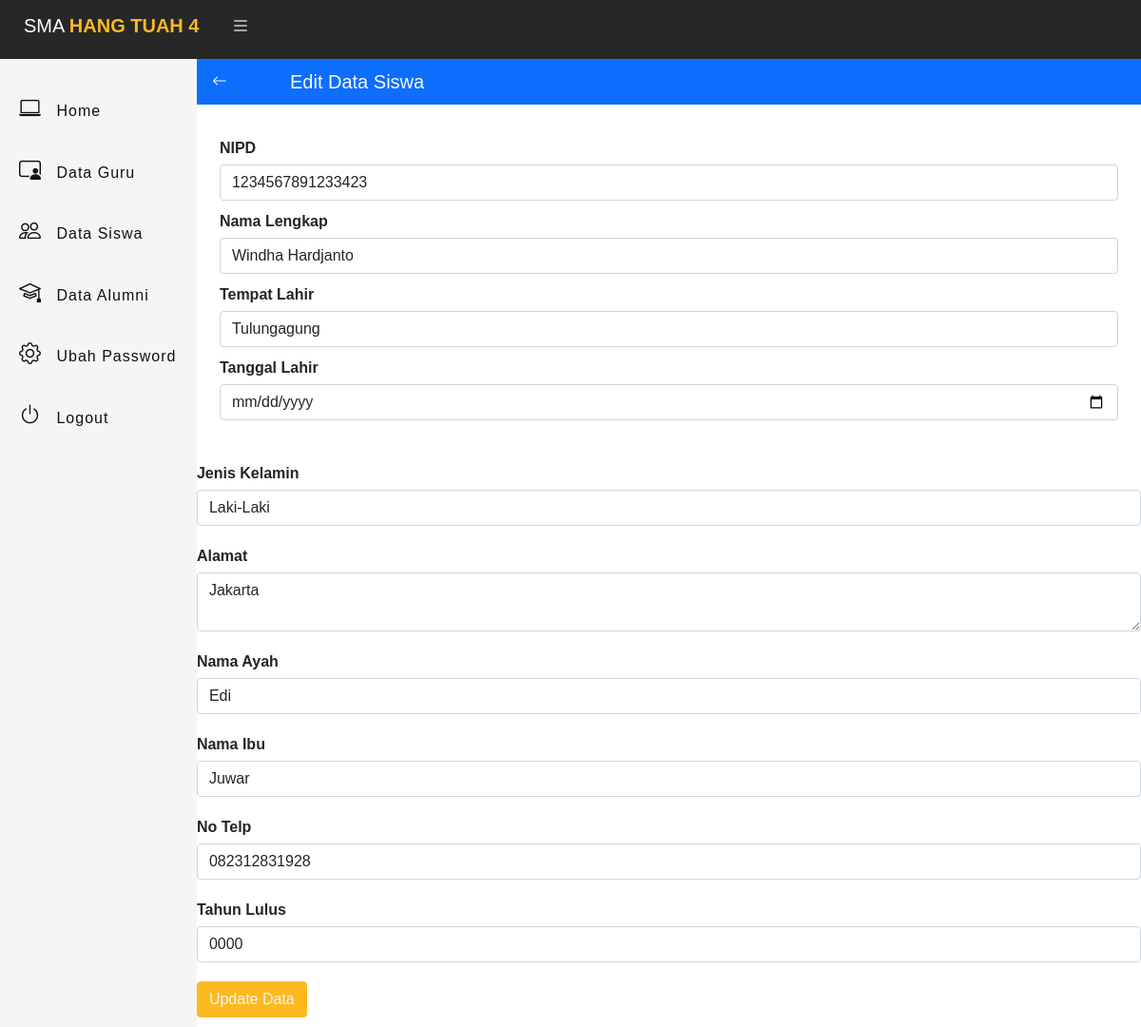
The page /admin.php?p=data-siswa-edit&id=85&aksi=edit (signed in) on the database its author committed.
### tables this page shows
CREATE TABLE `siswa` (
  `id_siswa` int(11) NOT NULL,
  `nipd` varchar(75) NOT NULL,
  `nama_lengkap` varchar(100) NOT NULL,
  `tempat_lahir` varchar(75) NOT NULL,
  `tgl_lahir` date NOT NULL,
  `jenis_kelamin` varchar(1) NOT NULL,
  `alamat` varchar(255) NOT NULL,
  `nama_ayah` varchar(100) NOT NULL,
  `nama_ibu` varchar(100) NOT NULL,
  `notelp` varchar(25) DEFAULT NULL,
  `tahun_lulus` year(4) DEFAULT NULL
);

### database.php (called while the page is built, shortened)
<?php
class database
{
	var $host = "localhost";
	var $uname = "root";
	var $pass = "";
	var $db = "tmp_sekolah";
	var $port = "3307";
	var $conn;
	function __construct()
	{
		$this->conn = mysqli_connect($this->host, $this->uname, $this->pass, $this->db, $this->port);
	}
	function getdata_edit($id)
	{
		$data = mysqli_query($this->conn, "select * from siswa where id_siswa='$id'");
		while ($d = mysqli_fetch_array($data)) {
			$hasil[] = $d;
		}
		return $hasil;
	}
}
?>

### siswa/edit.php (the view, shortened to what this page needs)
<?php
  include 'database.php';
    $db = new database();
    $db->getdata_edit($_GET['id']);
?>
<div class="container-fluid bg-primary text-light">
    <div class="row p-1 mt-2">
        <div class="col-1">
            <a href="?p=data-siswa" class="text-white">
                <i class="bi bi-arrow-left"></i>
            </a>
        </div>
        <div class="col-10">
            <h5>Edit Data Siswa</h5>
        </div>
    </div>
</div>
<div class="container p-4 editform">
    <form action="siswa/proses.php?aksi=update" method="post" enctype="multipart/form-data">
        <?php foreach($db->getdata_edit($_GET['id']) as $x): ?>
        <div class="form-group">
            <label>NIPD</label>
            <input type="text" name="nipd" class="form-control" value="<?php echo $x['nipd']; ?>" required>
        </div>
        <div class="form-group">
            <label>Nama Lengkap</label>
            <input type="text" name="nama_lengkap" class="form-control" value="<?php echo $x['nama_lengkap']; ?>"
                required>
        </div>
        <div class="form-group">
            <label>Tempat Lahir</label>
            <input type="text" name="tempat_lahir" class="form-control" value="<?php echo $x['tempat_lahir']; ?>"
                required>
        </div>
        <div class="form-group">
            <label>Tanggal Lahir</label>
            <input type="date" name="tanggal_lahir" class="form-control" value="<?php echo $x['tanggal_lahir']; ?>"
                required>
        </div>
</div>
<div class="form-group">
    <label>Jenis Kelamin</label>
    <select name="jenis_kelamin" class="form-control">
        <option value="L" <?php if($x['jenis_kelamin'] == 'L'){echo "selected";} ?>>Laki-Laki</option>
    </select>
</div>
<div class="form-group">
    <label>Alamat</label>
    <textarea name="alamat" class="form-control"><?php echo $x['alamat']; ?></textarea>
</div>
<div class="form-group">
    <label>Nama Ayah</label>
    <input type="text" name="nama_ayah" class="form-control" value="<?php echo $x['nama_ayah']; ?>" required>
</div>
<div class="form-group">
    <label>Nama Ibu</label>
    <input type="text" name="nama_ibu" class="form-control" value="<?php echo $x['nama_ibu']; ?>" required>
</div>
<div class="form-group">
    <label>No Telp</label>
    <input type="text" name="notelp" class="form-control" value="<?php echo $x['notelp']; ?>" required>
</div>
<div class="form-group">
    <label>Tahun Lulus</label>
    <input type="text" name="tahun_lulus" class="form-control" value="<?php echo $x['tahun_lulus']; ?>">
</div>
<div class="form-group">
    <input type="submit" name="submit" class="btn btn-primary" value="Update Data">
</div>
<?php endforeach; ?>
</div>

### css/admin.css (style rules this page uses)
* { padding: 0; margin: 0; box-sizing: border-box; font-family: "Poppins", sans-serif; }
a { text-decoration: none; }
.btn-primary { background-color: #fcb920; border-color: #fcb920; color: whitesmoke; }

### css/edit.css (style rules this page uses)
.form-group { margin-bottom: 10px; margin-top: 10px; }
.form-group label { font-weight: bold; margin-bottom: 5px; }

### rows shown on the page
siswa: nipd "1234567891233423", nama_lengkap "Windha Hardjanto", tempat_lahir "Tulungagung", jenis_kelamin "Laki-Laki", alamat "Jakarta", nama_ayah "Edi", nama_ibu "Juwar", notelp "082312831928", tahun_lulus "0000"
